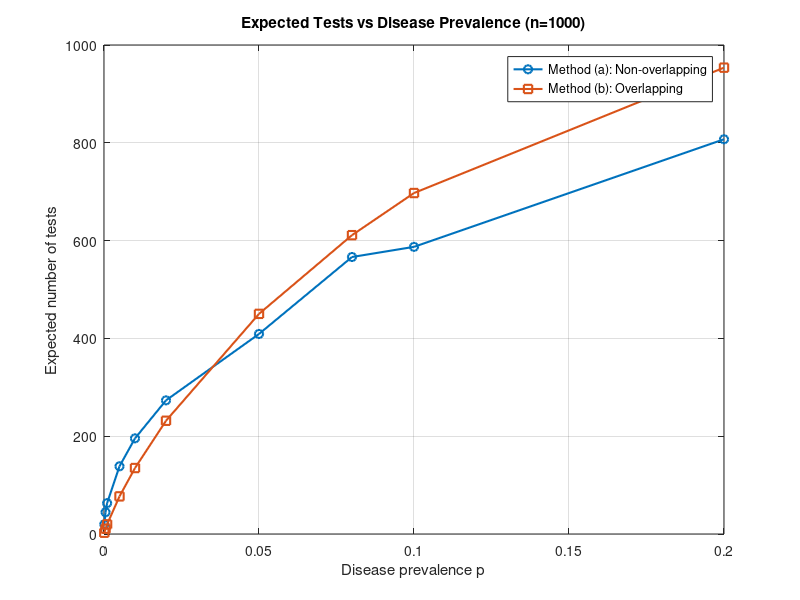

Recreate this plot in MATLAB.
n = 1000;
p_values = [1e-4, 5e-4, 0.001, 0.005, 0.01, 0.02, 0.05, 0.08, 0.1, 0.2];

T_a = zeros(size(p_values));
T_b = zeros(size(p_values));

for i = 1:length(p_values)
    p = p_values(i);
    
    
    s_cont = 1/sqrt(p);
    T_a(i) = n/s_cont + n*(1-(1-p)^round(s_cont));
    
   
    T_b(i) = exp(1)*n*p*log(n*(1-p)/(exp(1)*n*p)) + n*p + exp(1)*n*p;
end

figure;
plot(p_values, T_a, '-o', 'LineWidth', 1.5, 'Color',[0 0.4470 0.7410]);
hold on;
plot(p_values, T_b, '-s', 'LineWidth', 1.5, 'Color',[0.8500 0.3250 0.0980]);
xlabel('Disease prevalence p');
ylabel('Expected number of tests');
legend('Method (a): Non-overlapping', 'Method (b): Overlapping');
title('Expected Tests vs Disease Prevalence (n=1000)');
grid on;
